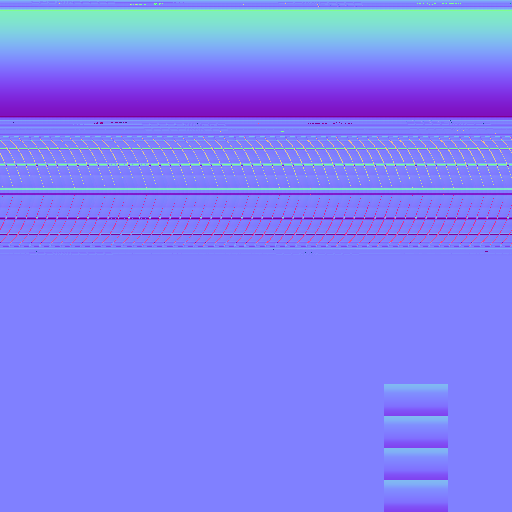
#> input picture assets/source/core/vehicles/concept003/normal.png, 512 x 512 px, given in place of enamel.png, which was not available
$ python paint.py
#> lines starting #> are read from the running program, lines starting #| are printed output that depends on the picture
"""The pictures of the fleet's abandoned statics (../<vehicle>_abandoned), made from the live vehicles' own: Python 3
with NumPy and Pillow, run by hand before `bun run art` builds them (README "Abandoned road vehicles").

A static dyes region 0 only, so the upholstery and the wheels (regions 1 and 2) are painted in at the vehicle's sample
colours, as a dye would show them, and its mask keeps the paint alone. As years standing in a street leave a car, as the
compact's abandoned pictures have it (../compact/tex/paint.py `save_abandoned`): its first knocks and first rust, the
first third of its hurt and decay pictures, show, with no paint on them, rough and dull. Dust, oxidation and dull paint
are the street finish's, by the static's place (content/street-finishes.ts). The normal and height maps are the
vehicle's own, named by the asset.

    python3 assets/source/core/vehicles/parked_common/paint.py
"""

import os

import numpy as np
from PIL import Image

HERE = os.path.dirname(os.path.abspath(__file__))
VEHICLES = os.path.dirname(HERE)
# Palette colours (shared/pack/palette.ts) of the regions' samples in the live assets' `regions`.
PALETTE = {84: (62, 68, 72), 91: (174, 182, 191), 97: (94, 89, 82), 104: (212, 207, 196), 220: (150, 98, 66)}
# How far into the hurt and decay pictures an abandoned vehicle shows: their first third, as the compact's.
FIRST = 1 - 0.8 / 3
LUMA = np.array([0.2126, 0.7152, 0.0722], np.float32)
# The regions a region map paints, in order (tools/pack/mask.ts).
REGION_COLOURS = np.array([(1, 0, 0), (0, 1, 0), (0, 0, 1), (0, 1, 1), (1, 0, 1), (1, 1, 0), (0, 0, 0)], np.float32)


def material(base, packed, hurt, decay, mask=None, regions=None):
    return dict(base=base, packed=packed, hurt=hurt, decay=decay, mask=mask, regions=regions)


# Where each asset's pictures go, the samples of its regions 1 and 2, and each material's pictures in the live vehicle's
# folders. The two vans share one set, as the live ones do.
JOBS = {
    "fastback_abandoned/tex": ((220, 91), {
        "enamel": material("fastback/tex/enamel.png", "fastback/tex/enamel_orm.png", "fastback/tex/enamel_hurt.png", "fastback/tex/enamel_decay.png", mask="fastback/tex/enamel_mask.png"),
        "detail": material("fastback/tex/detail.png", "fastback/tex/detail_orm.png", "fastback/tex/detail_hurt.png", "fastback/tex/detail_decay.png", mask="fastback/tex/detail_mask.png"),
    }),
    "veloce_abandoned/tex": ((84, 91), {
        "coachwork": material("sports/tex/base.png", "sports/tex/finish.png", "sports/tex/hurt.png", "sports/tex/decay.png", regions="sports/tex/regions.png"),
    }),
    "berlinetta_abandoned/tex": ((97, 91), {
        "coachwork": material("sports/tex/base.png", "sports/tex/finish.png", "sports/tex/hurt.png", "sports/tex/decay.png", regions="sports/tex/regions.png"),
    }),
    "parked_common/tex": ((104, 91), {
        f"road_van_{m}": material(f"van_common/tex/{m}-base.png", f"van_common/tex/{m}-packed.png", f"van_common/tex/{m}-hurt.png", f"van_common/tex/{m}-decay.png", mask=f"van_common/tex/{m}-mask.png")
        for m in ("coach", "fittings", "cabin")
    }),
    "patrol_sedan_abandoned/tex": ((97, 91), {
        "cruiser": material("patrol_sedan/tex/base.png", "patrol_sedan/tex/packed.png", "patrol_sedan/tex/hurt.png", "patrol_sedan/tex/decay.png", mask="patrol_sedan/tex/mask.png"),
    }),
    "patrol_jeep_abandoned/tex": ((104, 91), {
        "patrol": material("patrol_jeep/tex/patrol.png", "patrol_jeep/tex/surface.png", "patrol_jeep/tex/hurt.png", "patrol_jeep/tex/decay.png", mask="patrol_jeep/tex/regions.png"),
    }),
}


def read(path, size=None):
    im = Image.open(os.path.join(VEHICLES, path))
    if size and im.size != size:
        im = im.resize(size, Image.BILINEAR)
    return np.asarray(im).astype(np.float32) / 255


def lin(c):
    return np.where(c <= 0.04045, c / 12.92, ((np.clip(c, 0, None) + 0.055) / 1.055) ** 2.4)


def srgb(c):
    return np.where(c <= 0.0031308, c * 12.92, 1.055 * np.clip(c, 0, None) ** (1 / 2.4) - 0.055)


def weights(spec, size):
    """Each pixel's share of regions 0 to 2, at `size`."""
    if spec["mask"]:
        return read(spec["mask"], size)[..., :3]
    painted = read(spec["regions"], size)[..., :3]
    nearest = ((painted[..., None, :] - REGION_COLOURS) ** 2).sum(-1).argmin(-1)
    return np.stack([(nearest == k).astype(np.float32) for k in range(3)], -1)


def save(rgb, path, alpha=None):
    out = np.clip(rgb, 0, 1)
    if alpha is not None:
        out = np.concatenate([out, alpha[..., None]], -1)
    Image.fromarray(np.round(out * 255).astype(np.uint8)).save(path, optimize=True)


def paint(folder, samples, name, spec):
#> called with folder = 'fastback_abandoned/tex', samples = (220, 91), name = 'enamel'
    base = read(spec["base"])
#> in read, im is the input picture: PIL image 512x512 RGB; mean R, G, B 128.5, 127.6, 246
    size = (base.shape[1], base.shape[0])
#> size = (512, 512)
    alpha = base[..., 3] if base.shape[-1] == 4 else None
    albedo = lin(base[..., :3])
#> in lin, `return np.where(c <= 0.04045, c / 12.92, ((np.clip(c, 0, None) + 0.055..`:
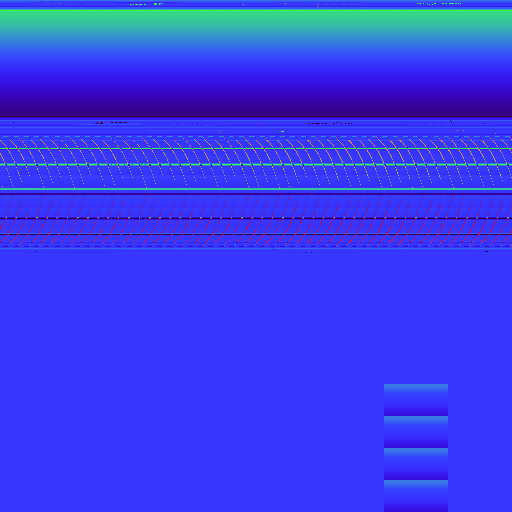
#> returned value: shape (512, 512, 3) float32; mean of channels 0, 1, 2 0.219, 0.242, 0.932; drawn as R, G, B
    mask = weights(spec, size)
#> call 2 of read, with path = 'fastback/tex/enamel_mask.png', size = (512, 512)
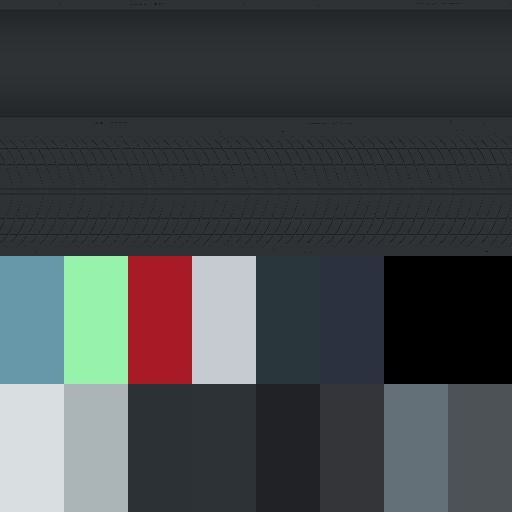
#> input picture assets/source/core/vehicles/concept003/base.png, 512 x 512 px, given in place of enamel_mask.png, which was not available
#> in read, im is the input picture: PIL image 512x512 RGB; mean R, G, B 67.2, 70.8, 72.7
    # The material's grey, as the pack measures it (tools/art/materials.ts), divides a sample colour into a dye.
    share = mask.sum(-1)
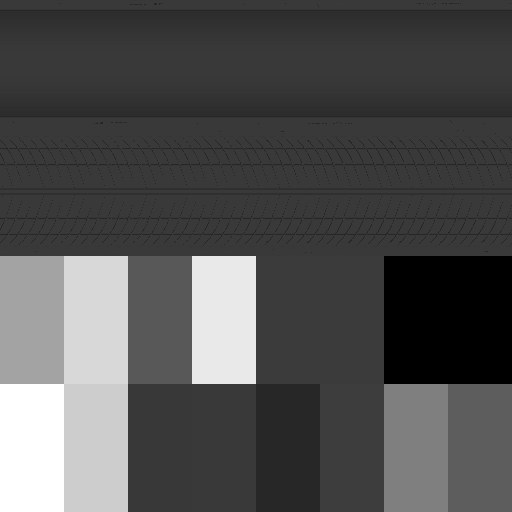
#> share: shape (512, 512) float32; min 0, max 2.6, mean 0.826; drawn with min black and max white
    grey = float((share * (albedo @ LUMA)).sum() / max(share.sum(), 1e-6))
#> grey = 0.281
    for k, colour in ((1, samples[0]), (2, samples[1])):
        dye = lin(np.array(PALETTE[colour], np.float32) / 255) / max(grey, 1e-6)
        albedo *= (1 - mask[..., k:k + 1]) + mask[..., k:k + 1] * dye
#> this loop made 2 passes
#> dye on passes 1 to 2: [1.08, 0.434, 0.194], [1.5, 1.66, 1.85]
#> pass 1, in paint, `albedo *= (1 - mask[..., k:k + 1]) + mask[..., k:k + 1] * dye`:
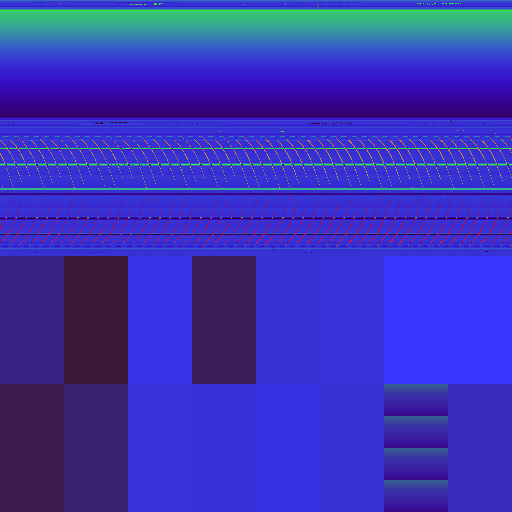
#> albedo: shape (512, 512, 3) float32; mean of channels 0, 1, 2 0.225, 0.206, 0.717; drawn as R, G, B
#> pass 2, in paint, `albedo *= (1 - mask[..., k:k + 1]) + mask[..., k:k + 1] * dye`:
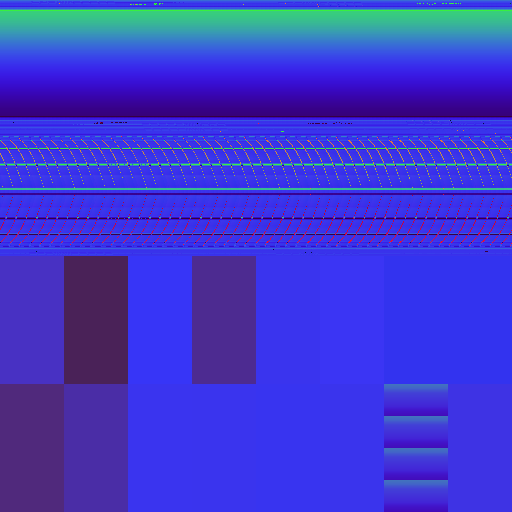
#> albedo: shape (512, 512, 3) float32; mean of channels 0, 1, 2 0.257, 0.239, 0.862; drawn with min black and max white
    mask[..., 1:] = 0
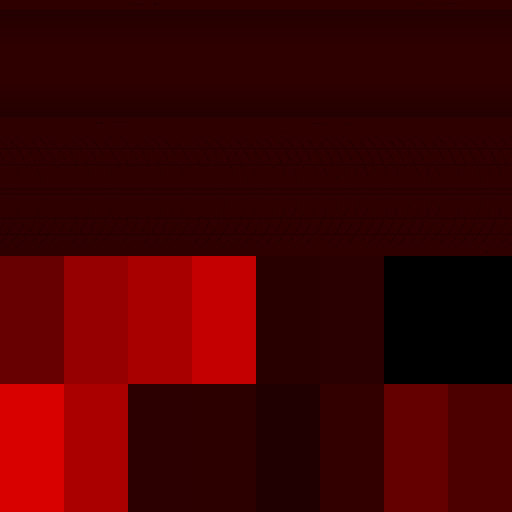
#> mask: shape (512, 512, 3) float32; mean of channels 0, 1, 2 0.264, 0, 0; drawn as R, G, B
    albedo = srgb(albedo)
#> in srgb, `return np.where(c <= 0.0031308, c * 12.92, 1.055 * np.clip(c, 0, None)..`:
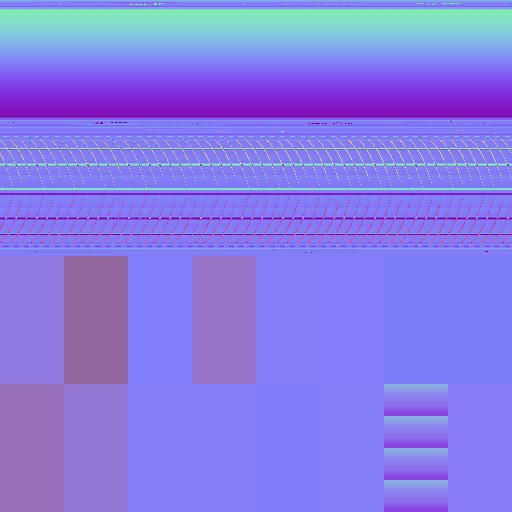
#> returned value: shape (512, 512, 3) float32; mean of channels 0, 1, 2 0.541, 0.496, 0.929; drawn with min black and max white
    hurt, decay = read(spec["hurt"], size), read(spec["decay"], size)
    knocked = hurt[..., 3] >= FIRST
    rusted = (decay[..., 3] >= FIRST) & ~knocked
    albedo[knocked] = hurt[knocked][:, :3]
    albedo[rusted] = decay[rusted][:, :3]
    mask[knocked | rusted, 0] = 0
    out = os.path.join(VEHICLES, folder)
    os.makedirs(out, exist_ok=True)
    save(albedo, os.path.join(out, f"{name}_base.png"), alpha)
    # The packed map (occlusion, roughness, metal) at its own size: a knock is primer, rust rough, neither metal.
    packed = read(spec["packed"])[..., :3].copy()
    small = (packed.shape[1], packed.shape[0])
    at = lambda m: np.asarray(Image.fromarray(m.astype(np.uint8) * 255).resize(small, Image.NEAREST)) > 127
    packed[at(knocked), 1], packed[at(knocked), 2] = 0.6, 0.0
    packed[at(rusted), 1], packed[at(rusted), 2] = 0.9, 0.0
    save(packed, os.path.join(out, f"{name}_packed.png"))
    msize = Image.open(os.path.join(VEHICLES, spec["mask"] or spec["regions"])).size
    save(np.asarray(Image.fromarray(np.round(mask * 255).astype(np.uint8)).resize(msize, Image.BILINEAR)).astype(np.float32) / 255, os.path.join(out, f"{name}_mask.png"))
    print(f"{folder}/{name}: grey {grey:.3f}, knocked {knocked.mean() * 100:.1f}%, rusted {rusted.mean() * 100:.1f}%, paint {mask[..., 0].mean() * 100:.1f}%")


if __name__ == "__main__":
    for folder, (samples, materials) in JOBS.items():
        for name, spec in materials.items():
#> (the run stopped early here; a loop or call above may not have finished)
